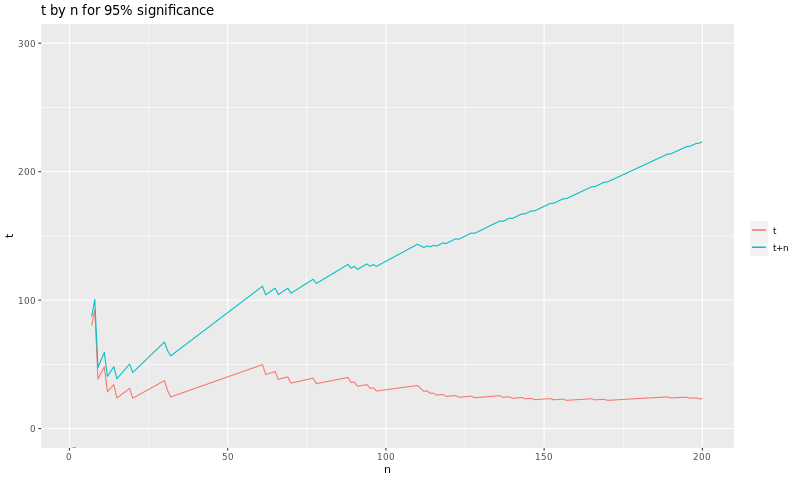

This figure's R source:
#!/usr/bin/Rscript

library('reshape', quietly=TRUE, warn.conflicts=FALSE)
library('ggplot2', quietly=TRUE)

a <- commandArgs(TRUE)

input  <- a[1]
output <- a[2]
num    <- as.integer(a[3])
maxy   <- as.integer(a[4])

dat <- read.table(input, header=T, sep=',')
dat <- dat[0:num,]

dat$t <- log(0.05) / log(1 - dat$p)
dat$tn <- dat$t + dat$n

png(output, width=800)
ggplot(data=dat, aes(x=n)) +
	geom_line(aes(y=t, color="t")) +
	geom_line(aes(y=t+n, color="t+n")) +
	scale_y_continuous(limits = c(0, maxy)) +
	theme(legend.title = element_blank()) +
	labs(title = 't by n for 95% significance')
